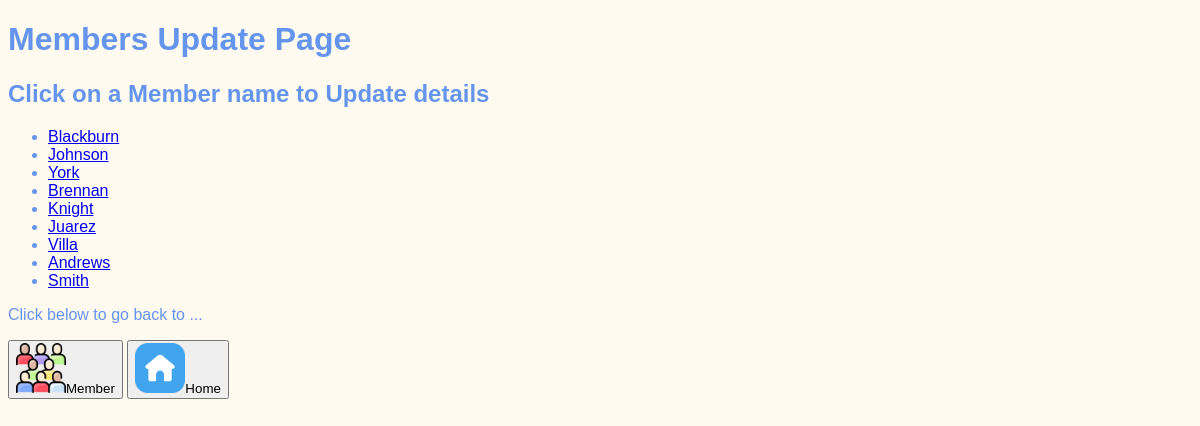
The app's page /category/update_member, older data.
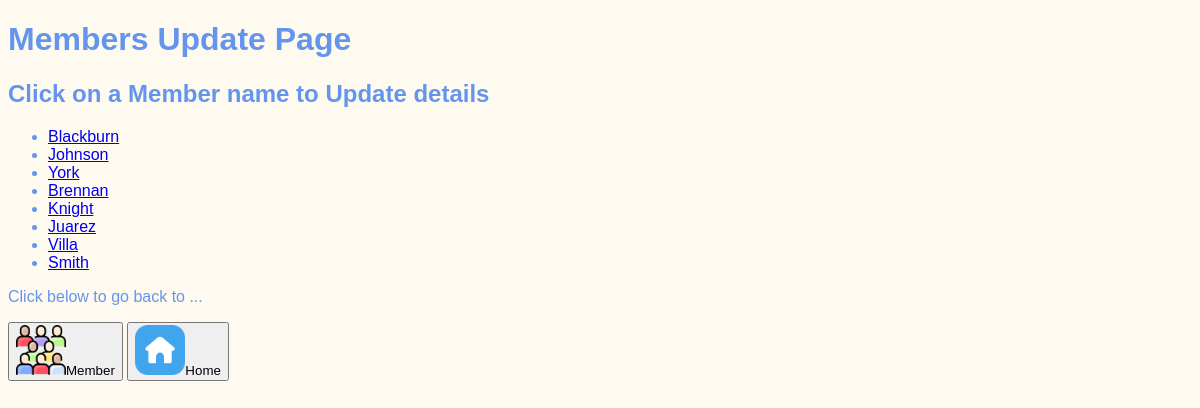
The same page, newer data.
### category/models.py (models this page shows, shortened)
class Member(models.Model):
    first_name = models.CharField(max_length=15)
    last_name = models.CharField(max_length=15)
    employee_number = models.IntegerField()
    start_date = models.DateField()
    internal_phone = models.CharField(max_length=6)
    internal_email = models.EmailField(default="*_*@python-django.com")
    job_description = models.CharField(max_length=15)
    team = models.ForeignKey(Team, on_delete=models.CASCADE)
    role = models.ForeignKey(Role, on_delete=models.CASCADE)
    location = models.ForeignKey(Location, on_delete=models.CASCADE)
    gui_type = models.CharField(max_length=7, default="User")

### category/views.py (the view)
# urls.py: path('update_member', views.update_member, name="updmem"),
def update_member(request):
    return render(request, "category/members_update_list.html",
                  {"memlist": Member.objects.all()})

### category/templates/category/members_update_list.html (shortened to what this page needs)
{% extends "base.html" %}
{% load static %}
{% block content %}
    <h1>Members Update Page</h1>
    <h2>Click on a Member name to Update details</h2>
    <ul>
      {% for member in memlist %}
        <li>
          <a href="{% url 'memberdetupd' member.id %}">
            {{ member.last_name }}
          </a>
        </li>
      {% endfor %}
    </ul>
  <p>Click below to go back to ...</p>
  <p>
    <a href="{% url 'member_page' %}"><button><img src="{% static 'tpwebsite/Member.png' %}" width="50px" height="50px">Member</button></a>
    <a href="{% url 'landing_page' %}"><button><img src="{% static 'tpwebsite/Home.png' %}" width="50px" height="50px">Home</button></a>
  </p>
{% endblock %}

Row changes from the older to the newer data that the page shows:
removed Member: last_name "Andrews"
